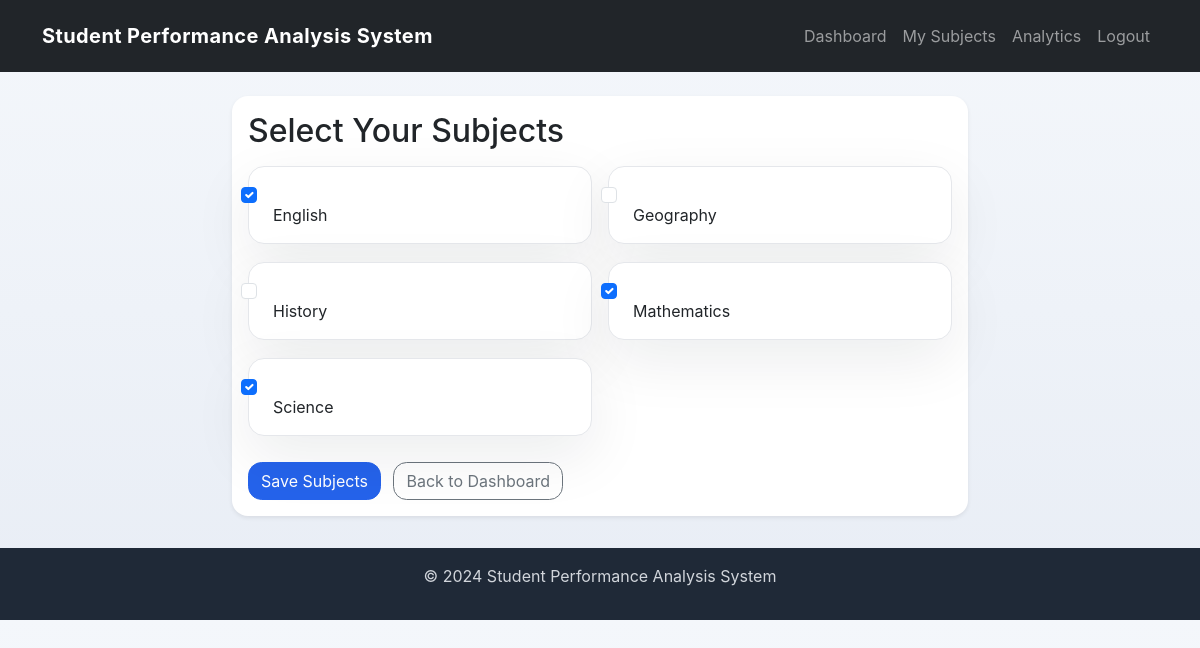
/student/select_subjects (signed in), run on the app's committed database.
### tables this page shows
CREATE TABLE subjects (
        id INTEGER PRIMARY KEY AUTOINCREMENT,
        name TEXT NOT NULL UNIQUE,
        created_at TIMESTAMP DEFAULT CURRENT_TIMESTAMP
    );

### routes/student_routes.py (the view)
@student_bp.route('/select_subjects', methods=['GET', 'POST'])
def select_subjects():
    if request.method == 'POST':
        subject_ids = request.form.getlist('subjects')
        quiz_model.set_student_subjects(session['user_id'], subject_ids)
        flash('Subjects updated successfully!', 'success')
        return redirect(url_for('student.dashboard'))
    all_subjects = quiz_model.get_subjects()
    selected_subjects = quiz_model.get_student_subjects(session['user_id'])
    selected_ids = [s['id'] for s in selected_subjects]
    return render_template('select_subjects.html', subjects=all_subjects, selected_ids=selected_ids)

### models/quiz_model.py (called while the page is built)
    def get_subjects(self):
        conn = sqlite3.connect(self.db_path)
        cursor = conn.cursor()
        cursor.execute("SELECT id, name FROM subjects")
        subjects = cursor.fetchall()
        conn.close()
        return [{'id': s[0], 'name': s[1]} for s in subjects]

    def get_student_subjects(self, student_id):
        conn = sqlite3.connect(self.db_path)
        cursor = conn.cursor()
        cursor.execute("""
            SELECT s.id, s.name FROM subjects s
            JOIN student_subjects ss ON s.id = ss.subject_id
            WHERE ss.student_id = ?
        """, (student_id,))
        subjects = cursor.fetchall()
        conn.close()
        return [{'id': s[0], 'name': s[1]} for s in subjects]

### routes/student_routes.py (called while the page is built)
@student_bp.before_request
def require_student():
    if 'user_id' not in session or session.get('role') != 'student':
        return redirect(url_for('auth.login'))

### templates/select_subjects.html (shortened to what this page needs)
{% extends "base.html" %}
{% block content %}
<div class="row justify-content-center">
    <div class="col-lg-8">
        <div class="card shadow-sm">
            <div class="card-body">
                <h2 class="card-title mb-3">Select Your Subjects</h2>
                <form method="POST">
                    <div class="row g-3">
                        {% for subject in subjects %}
                            <div class="col-md-6">
                                <div class="form-check card p-3">
                                    <input class="form-check-input" type="checkbox" id="subject_{{ subject.id }}" name="subjects" value="{{ subject.id }}" {% if subject.id in selected_ids %}checked{% endif %}>
                                    <label class="form-check-label ms-2" for="subject_{{ subject.id }}">{{ subject.name }}</label>
                                </div>
                            </div>
                        {% endfor %}
                    </div>
                    <div class="mt-4">
                        <button type="submit" class="btn btn-primary">Save Subjects</button>
                        <a href="{{ url_for('student.dashboard') }}" class="btn btn-outline-secondary ms-2">Back to Dashboard</a>
                    </div>
                </form>
            </div>
        </div>
    </div>
</div>
{% endblock %}

### static/css/style.css (style rules this page uses)
body { font-family: 'Inter', system-ui, -apple-system, BlinkMacSystemFont, 'Segoe UI', sans-serif; background: linear-gradient(180deg, #f4f7fb 0%, #e8edf5 100%); color: #1f2937; }
.card { border: none; border-radius: 1rem; box-shadow: 0 20px 60px rgba(15, 23, 42, 0.08); }
body .card { background: #ffffff; }
.btn { border-radius: 0.85rem; }
.btn-primary { background-color: #2563eb; border-color: #2563eb; }
.form-control, .form-check-input { border-radius: 0.85rem; }
.form-check { padding: 1rem 1.1rem; border: 1px solid #e5e7eb; border-radius: 1rem; background: #f9fafb; }
.question, .card .form-check, .subject-item { border-radius: 1rem; }

### data on the page
subjects: subjects "☑", name "English"
subjects: name "Geography"
subjects: name "History"
subjects: subjects "☑", name "Mathematics"
subjects: subjects "☑", name "Science"
